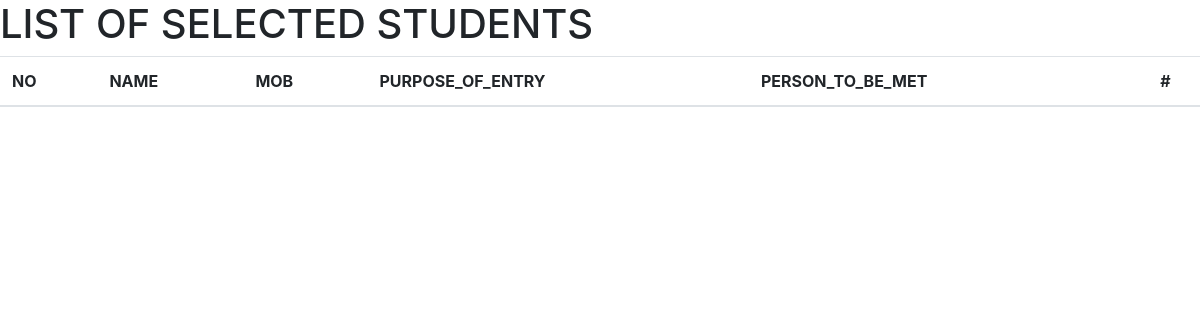
Before: /first_approval/staff/acceptedstudents/ with the older database file.
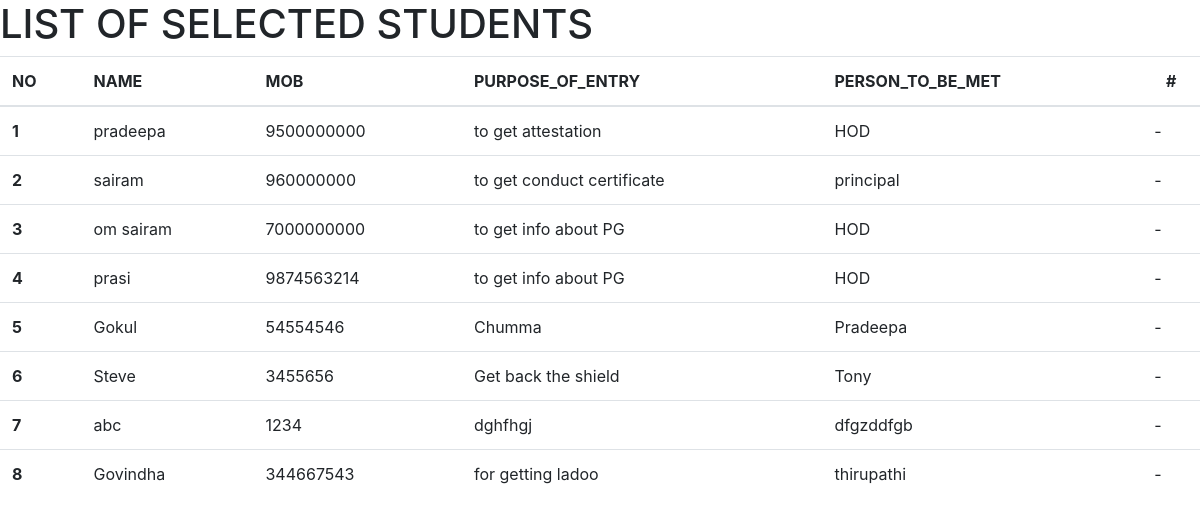
After: the same page with the newer database file.
### Regapp/models.py (models this page shows)
class Student(models.Model):
	No = models.IntegerField()
	Name = models.CharField(max_length=25)
	Mob = models.IntegerField()
	Purpose_of_entry = models.CharField(max_length=64)
	Person_to_be_met = models.CharField(max_length=25)
	status=models.CharField(max_length=30, default="")

### first_approval/views.py (the view, shortened to what this page needs)
# urls.py: path('staff/acceptedstudents/', views.accept_view, name='accept_view'),
def accept_view(request):
    selectedstu = Student.objects.filter(status='accepted')
    return render(request, "staff/Selected_requests.html", {"selectedStudents": selectedstu})

### first_approval/templates/staff/Selected_requests.html (shortened to what this page needs)
<!DOCTYPE html>
<html lang="en">
<head>
    <link rel="stylesheet" href="https://stackpath.bootstrapcdn.com/bootstrap/4.5.0/css/bootstrap.min.css"
>
</head>
<body>
    <h1>LIST OF SELECTED STUDENTS</h1>
    <table class="table table-hover">
        <thead>
            <tr>
                <th>NO</th>
                <th>NAME</th>
                <th>MOB</th>
                <th>PURPOSE_OF_ENTRY</th>
                <th>PERSON_TO_BE_MET</th>
                <th>
                    <center>#</center>
                </th>
            </tr>
        </thead>
        <tbody>
            {% for student in selectedStudents %}
            <tr>
                <th scope="row"> {{ student.No }}</th>
                <td>{{ student.Name }}</td>
                <td>{{ student.Mob }}</td>
                <td>{{ student.Purpose_of_entry }}</td>
                <td>{{ student.Person_to_be_met }}</td>
                <td>-</td>
            </tr>
            {% endfor %}
        </tbody>
    </table>
</body>
</html>

Changed rows visible on the page:
now on this page (row edited): Student: No "1", Name "pradeepa", Mob "9500000000", Purpose_of_entry "to get attestation", Person_to_be_met "HOD"
now on this page (row edited): Student: No "2", Name "sairam", Mob "960000000", Purpose_of_entry "to get conduct certificate", Person_to_be_met "principal"
added Student: No "3", Name "om sairam", Mob "7000000000", Purpose_of_entry "to get info about PG", Person_to_be_met "HOD"
added Student: No "4", Name "prasi", Mob "9874563214", Purpose_of_entry "to get info about PG", Person_to_be_met "HOD"
added Student: No "5", Name "Gokul", Mob "54554546", Purpose_of_entry "Chumma", Person_to_be_met "Pradeepa"
added Student: No "6", Name "Steve", Mob "3455656", Purpose_of_entry "Get back the shield", Person_to_be_met "Tony"
added Student: No "7", Name "abc", Mob "1234", Purpose_of_entry "dghfhgj", Person_to_be_met "dfgzddfgb"
added Student: No "8", Name "Govindha", Mob "344667543", Purpose_of_entry "for getting ladoo", Person_to_be_met "thirupathi"
